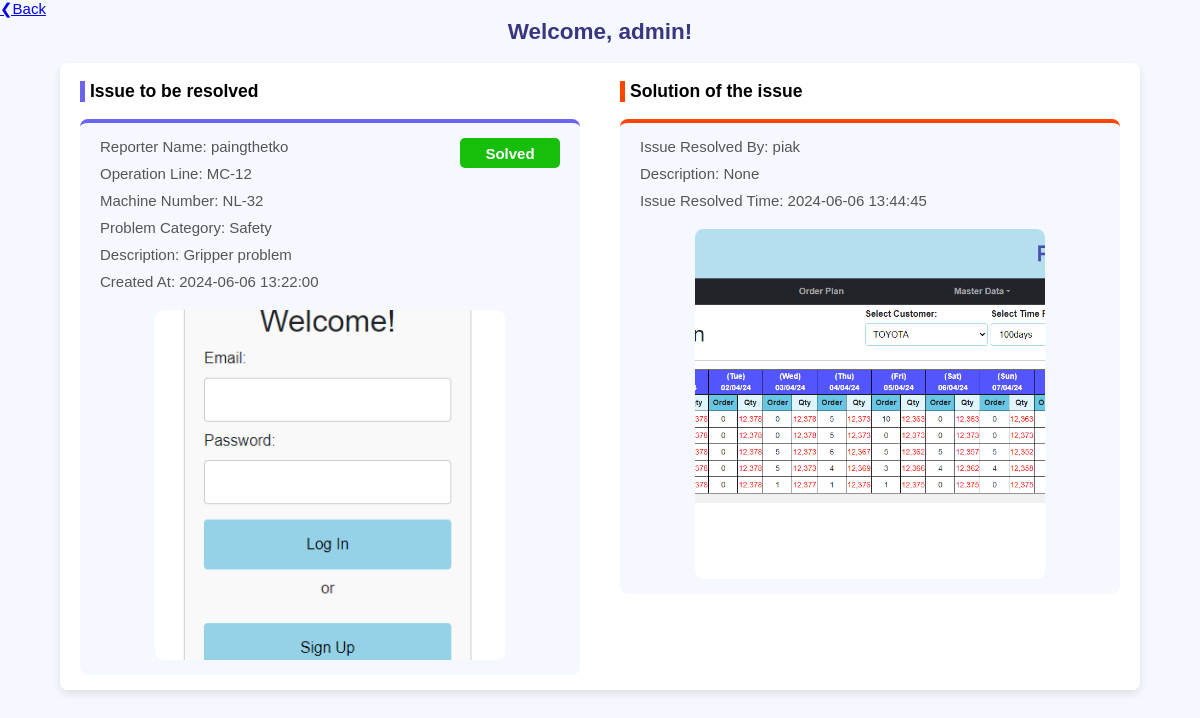
The app's page /main/solutionForReport/1/ (signed in) with its own data.
### main/models.py (models this page shows)
class Report(models.Model):
    STATUS_CHOICES = [
        ('0', 'Pending'),
        ('1', 'Approved'),
        ('2', 'Sent'),
        ('3', 'Solved'),
        ('4', 'Rejected')
    ]
    reportID = models.AutoField(primary_key=True)
    reporterName = models.CharField(max_length=255)
    datetime = models.CharField(max_length=255,null=True)
    operationLineNumber = models.CharField(max_length=255)
    machineNumber = models.CharField(max_length=255, blank=True, null=True)
    problemDescription = models.TextField()
    status = models.CharField(max_length=1, choices=STATUS_CHOICES, default='0')
    confirmedBy = models.CharField(max_length=255, blank=True, null=True)
    sentBy = models.CharField(max_length=255, blank=True, null=True)
    sentTo = models.CharField(max_length=255, blank=True, null=True)
    solvedBy = models.CharField(max_length=255, blank=True, null=True)
    problemCategory = models.CharField(max_length=255, null=True)
    emailNotifyDate = models.CharField(max_length=255, blank=True, null=True)
    dueDate = models.CharField(max_length=255, blank=True, null=True)
    class Meta:
        db_table = "report"

class Image(models.Model):
    report = models.ForeignKey(Report, related_name='images', on_delete=models.CASCADE, blank=True, null=True)
    imageData = models.ImageField(upload_to='reportImages/', height_field=None, width_field=None, max_length=100, blank=True, null=True)
    class Meta:
        db_table = "image"

class Solution(models.Model):
    solutionID = models.AutoField(primary_key=True)
    report = models.OneToOneField(Report, on_delete=models.CASCADE)
    solverName = models.CharField(max_length=255,null=True)
    description = models.TextField(null=True)
    datetime = models.CharField(max_length=255,null=True)
    class Meta:
        db_table = "solution"

class ImageSolution(models.Model):
    solution = models.ForeignKey(Solution, related_name='images', on_delete=models.CASCADE, blank=True, null=True)
    imageData = models.ImageField(upload_to='solutionImages/', height_field=None, width_field=None, max_length=100, blank=True, null=True)
    class Meta:
        db_table = "image_solution"

### main/views.py (the view)
# urls.py: path('solutionForReport/<int:report_id>/', views.solutionForReport, name = 'solutionForReport'),
def solutionForReport(request, report_id):
    report = Report.objects.get(reportID = report_id)
    solution = Solution.objects.get(report = report)
    return render(request, 'solutionForReport.html', {'report': report, 'solution': solution})

### templates/solutionForReport.html (shortened to what this page needs)
<!DOCTYPE html>
<html lang="en">
<head>
</head>
<body>
    {% if user.is_authenticated %}
    <div style="display: flex; width: 100%;">
        <div style="flex: 2; ">
            <a href="{% url 'login' %}">&#10094;Back</a>
        </div>
        <div style="flex: 8; text-align: center;">
            <h2 style="color: #393680;">Welcome, {{ user.username }}!</h2>
        </div>
        <div style="flex: 2;">
        </div>
    </div>
    {% else %}
        <h1>You are not logged in!</h1>
        <p>Please <a href="{% url 'login' %}">log in</a>.</p>
    {% endif %}
    {% block content %}
    <div class="container">
        <div class="reports-container active">
            <div style="border-left: 5px solid #6A64F1; padding-left: 5px;">
                <h3>Issue to be resolved</h3>
            </div>
            <ul>
                {% if report %}
                    <div class="report-card" style="border-top: 4px solid #6A64F1;">
                        <div class="reportData-status">
                            <div style="flex: 10;">
                                <li>Reporter Name: {{ report.reporterName }}</li>
                                <li>Operation Line: {{ report.operationLineNumber }}</li>
                                <li>Machine Number: {{ report.machineNumber }}</li>
                                <li>Problem Category: {{ report.problemCategory }}</li>
                                <li>Description: {{ report.problemDescription }}</li>
                                <li>Created At: {{ report.datetime }}</li>
                            </div>
                            <div style="flex: 2; padding-top: 10px;">
                                {% if report.status == '0' %}
                                    <div class="pending-tag">Pending</div>
                                {% elif report.status == '1' %}
                                    <div class="approved-tag">Approved</div>
                                {% elif report.status == '2' %}
                                    <div class="email_sent">Email Sent</div>
                                {% elif report.status == '3' %}
                                    <div class="solved">Solved</div>
                                {% elif report.status == '4' %}
                                    <div class="rejected">Rejected</div>
                                {% endif %}
                            </div>
                        </div>
                        <li>
                            <div class="carousel">
                                <div class="carousel-images">
                                    {% for image in report.images.all %}
                                        <img src="{{ image.imageData.url }}" alt="Report Image" width="300px" height="350px" style="object-fit: cover;">
                                    {% endfor %}
                                </div>
                            </div>
                        </li>
                    </div>
                {% else %}
                    <li>No reports to display.</li>
                {% endif %}
            </ul>
        </div>
        <div class="form-container">
            <div style="border-left: 5px solid orangered; padding-left: 5px;">
                <h3>Solution of the issue</h3>
            </div>
            <ul>
            {% if solution %}
                    <div class="report-card" style="border-top: 4px solid orangered">
                        <div class="reportData-status">
                            <div>
                                <li>Issue Resolved By: {{ solution.solverName }}</li>
                                <li>Description: {{ solution.description }}</li>
                                <li>Issue Resolved Time: {{ solution.datetime }}</li>
                            </div>
                        </div>
                        <li>
                            <div class="carousel">
                                <div class="carousel-images">
                                    {% for image in solution.images.all %}
                                        <img src="{{ image.imageData.url }}" alt="Solutoin Image" width="300px" height="350px" style="object-fit: cover;">
                                    {% endfor %}
                                </div>
                            </div>
                        </li>
                    </div>
                {% else %}
                    <li>No reports to display.</li>
                {% endif %}
            </ul>
        </div>
    </div>
    {% endblock %}
</body>
</html>

### templates/solutionForReport.html (style rules this page uses)
body { font-family: Arial, sans-serif; margin: 0; padding: 0; display: flex; flex-direction: column; align-items: center; background-color: #F5F8FF; font-size: 15px; }
.container { display: flex; width: 90%; margin: auto; background-color: #fff; box-shadow: 0 4px 8px rgba(0, 0, 0, 0.1); border-radius: 8px; overflow: hidden; }
.form-container, .reports-container { padding: 0px 20px; width: 50%; }
.form-container { background-color: #FFFFFF; border-right: 1px solid #33333331; }
.reports-container { background-color: #FFFFFF; }
.report-card { background-color: #F5F8FF; padding: 5px 20px; border-radius: 8px; }
.report-card li { color: #555; }
.reportData-status { display: flex; }
ul { list-style-type: none; padding: 0; }
ul li { margin: 10px 0; color: #333; }
.carousel { position: relative; width: 100%; max-width: 600px; margin: auto; overflow: hidden; border-radius: 8px; }
.carousel-images { display: flex; transition: transform 0.5s ease-in-out; }
.carousel-images img { width: 100%; border-radius: 8px; }
.solved { width: 100px; height: 30px; background-color: #17BF0B; align-content: center; text-align: center; border-radius: 5px; font-weight: bold; color: white; }
@media only screen and (min-width: 1024px) { .form-container { width: 100%; margin: 0 auto; border-right: none; } }
@media only screen and (min-width: 1024px) { .reports-container { width: 100%; } }
@media only screen and (min-width: 1024px) { .carousel { width: 100%; max-width: 350px; } }

### records on screen
Report: reporterName "paingthetko", operationLineNumber "MC-12", machineNumber "NL-32", problemCategory "Safety", problemDescription "Gripper problem", datetime "2024-06-06 13:22:00"
Image: imageData (picture)
Solution: solverName "piak", description "None", datetime "2024-06-06 13:44:45"
ImageSolution: imageData (picture)

### other values on screen
{{ user.username }} "admin"
